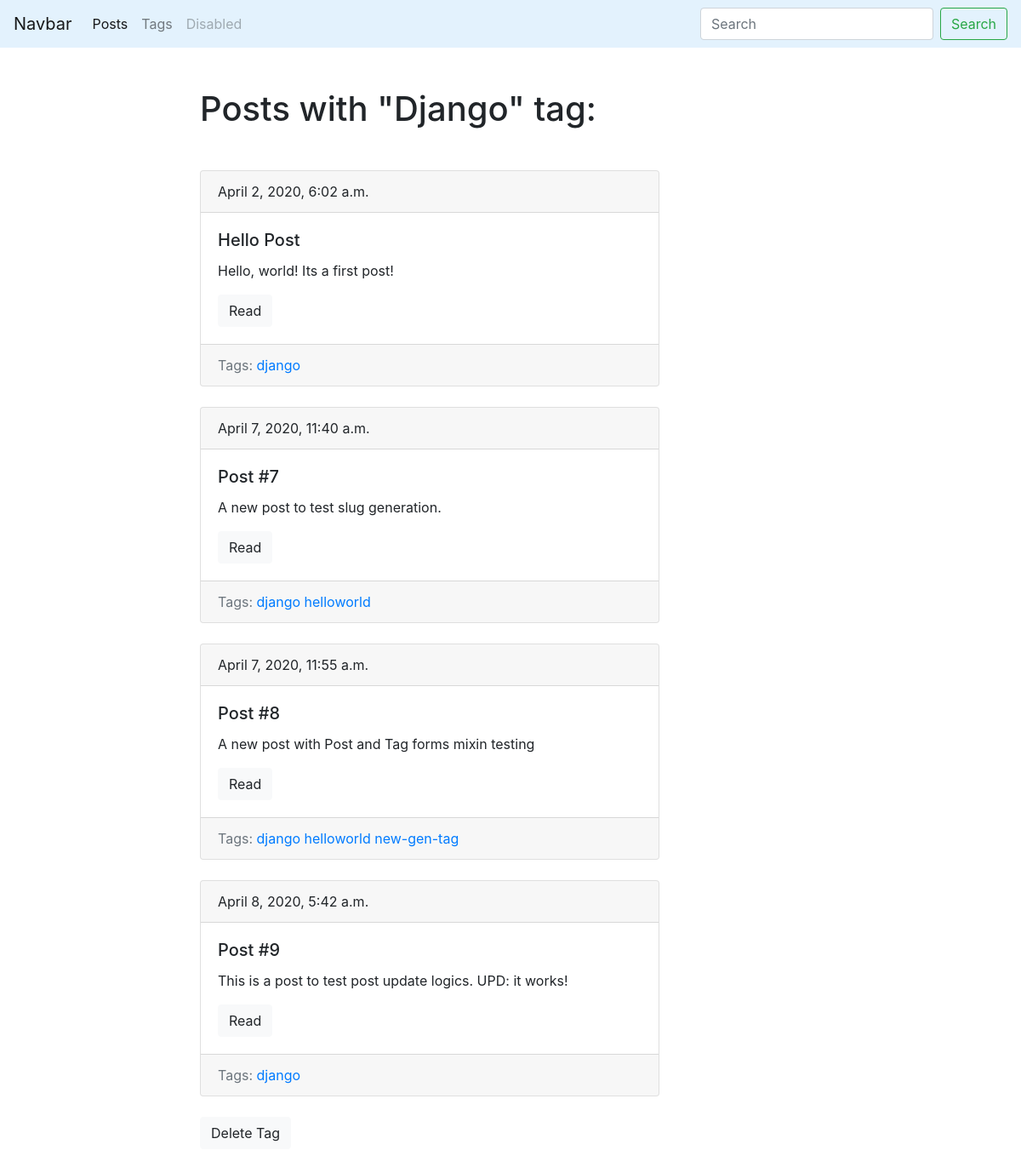
Screenshot of /blog/tag/django/ with the database file from the repository.
### blog/models.py (models this page shows, shortened)
class Tag(models.Model):
    title = models.CharField(max_length=50)
    slug = models.SlugField(max_length=50, unique=True)
    def get_absolute_url(self):
        return reverse('tag_details_url', kwargs={'slug': self.slug})
    def get_delete_url(self):
        return reverse('tag_delete_url', kwargs={'slug': self.slug})

class Post(models.Model):
    title = models.CharField(max_length=150, db_index=True)
    slug = models.SlugField(max_length=150, blank=True, unique=True)
    body = models.TextField(blank=True, db_index=True)
    date_pub = models.DateTimeField(auto_now_add=True)
    tags = models.ManyToManyField('Tag', blank=True, related_name='posts')
    def get_absolute_url(self):
        return reverse('post_details_url', kwargs={'slug': self.slug})

### blog/views.py (the view)
# urls.py: path('tag/<str:slug>/', TagDetails.as_view(), name='tag_details_url'),
class TagDetails(ObjectDetailsMixin, View):
    model = Tag
    template = 'blog/tag_details.html'

### blog/utils.py (called while the page is built)
    def get(self, request, slug):
        obj = get_object_or_404(self.model, slug__iexact=slug)
        return render(request, self.template, context={
            self.model.__name__.lower(): obj,
            'admin_object': obj,
            'detail': True})

### blog/templates/blog/tag_details.html (shortened to what this page needs)
{% extends 'blog/blog_base.html' %}
{% block content %}
    <h1 class="mb-5">Posts with "{{ tag.title|title }}" tag:</h1>
    {% for post in tag.posts.all %}
        {% include 'blog/includes/post_card_template.html' %}
    {% endfor %}
    <a href="{{ tag.get_delete_url }}" class="btn btn-light mb-5">Delete Tag</a>
{% endblock %}

### blog/templates/blog/includes/post_card_template.html
<div class="card mb-4">
    <div class="card-header">
        {{ post.date_pub }}
    </div>
    <div class="card-body">
        <h5 class="card-title">{{ post.title }}</h5>
        <p class="card-text">{{ post.body|truncatewords:15 }}</p>
        <a href="{{ post.get_absolute_url }}" class="btn btn-light">Read</a>
    </div>
    <div class="card-footer text-muted">
        Tags:
        {% for tag in post.tags.all %}
            <a href="{{ tag.get_absolute_url }}">{{ tag.title }}</a>
        {% endfor %}
    </div>
</div>

### rows the page displays
Tag: title "Django", title "django"
Post: date_pub "April 2, 2020, 6:02 a.m.", title "Hello Post", body "Hello, world! Its a first post!"
Post: date_pub "April 7, 2020, 11:40 a.m.", title "Post #7", body "A new post to test slug generation."
Tag: title "helloworld"
Post: date_pub "April 7, 2020, 11:55 a.m.", title "Post #8", body "A new post with Post and Tag forms mixin testing"
Tag: title "new-gen-tag"
Post: date_pub "April 8, 2020, 5:42 a.m.", title "Post #9", body "This is a post to test post update logics. UPD: it works!"
